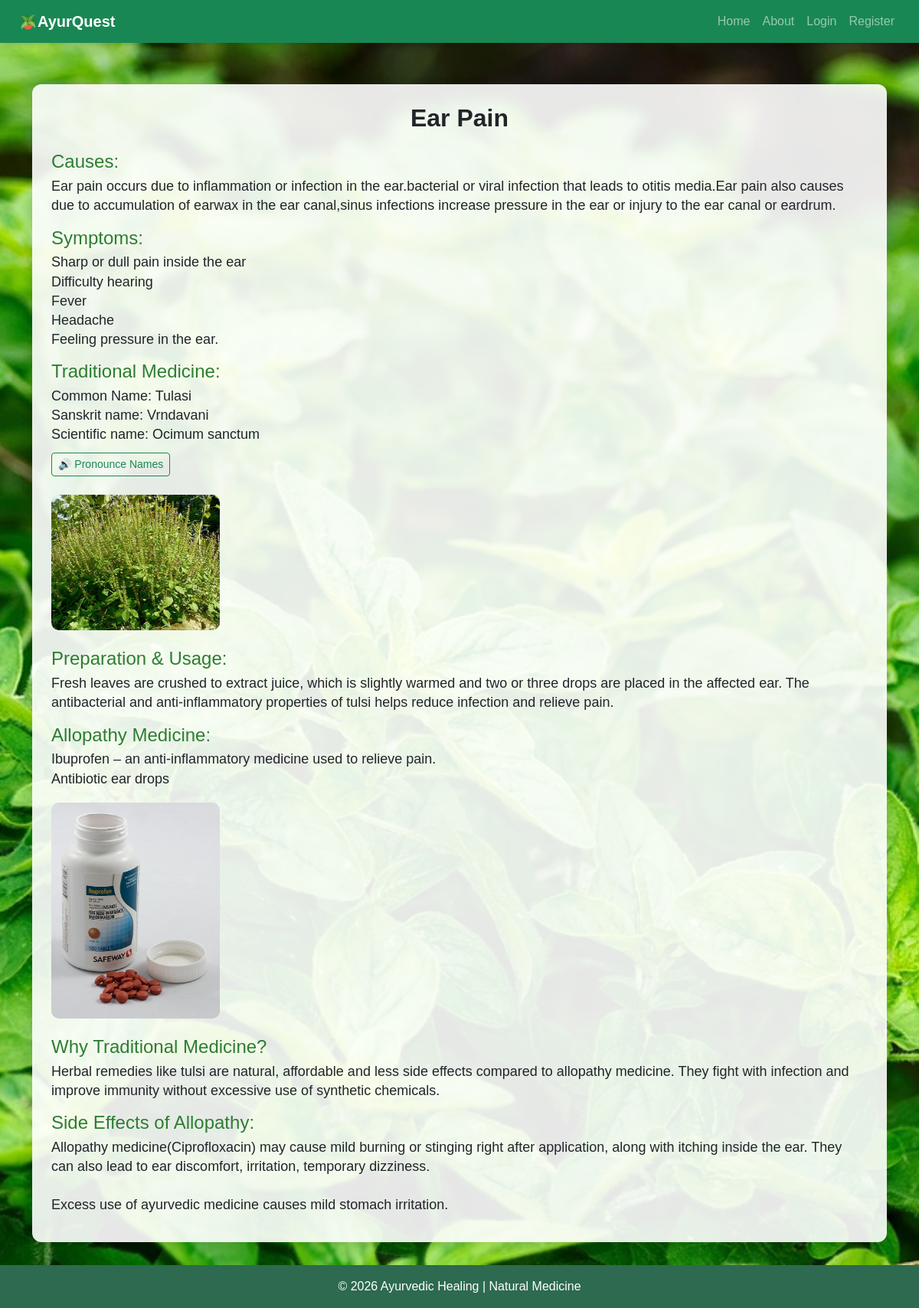
The app's page /disease_details.php?id=2 with its own data.
### tables this page shows
CREATE TABLE `diseases` (
  `id` int(11) NOT NULL,
  `disease_name` varchar(100) NOT NULL,
  `causes` text NOT NULL,
  `symptoms` text NOT NULL,
  `allopathy_medicine` text NOT NULL,
  `allopathy_image` varchar(255) NOT NULL,
  `traditional_medicine` text NOT NULL,
  `traditional_image` varchar(255) NOT NULL,
  `preparation_usage` text NOT NULL,
  `why_traditional` text NOT NULL,
  `side_effects` text NOT NULL
);

### disease_details.php (the view, shortened to what this page needs)
<?php
include 'includes/db.php';
include 'includes/header.php';
$id = $_GET['id'];
$query = "SELECT * FROM diseases WHERE id='$id'";
$result = mysqli_query($conn,$query);
$row = mysqli_fetch_assoc($result);
?>
<div class="page-bg">
<div class="container mt-4">
<div class="content-box">
<h2 class="text-center mb-4 fw-bold">
    <?php echo $row['disease_name']; ?>
</h2>
<h4 class="section-title">Causes:</h4>
<p class="section-content">
    <?php echo nl2br($row['causes']); ?>
</p>
<h4 class="section-title">Symptoms:</h4>
<p class="section-content">
<?php
$symptoms = trim($row['symptoms']);
$symptoms = preg_replace("/\n\s*\n/", "\n", $symptoms);
echo nl2br($symptoms);
?>
</p>
<h4 class="section-title">Traditional Medicine:</h4>
<p id="medicineText" class="section-content">
    <?php echo nl2br($row['traditional_medicine']); ?>
</p>
<button onclick="speakText()" class="btn btn-sm btn-outline-success mb-3">
🔊 Pronounce Names
</button>
<br>
<img src="images/<?php echo $row['traditional_image']; ?>" class="info-img zoom-img" onclick="toggleZoom(this)">
<h4 class="section-title">Preparation & Usage:</h4>
<p class="section-content">
    <?php echo nl2br($row['preparation_usage']); ?>
</p>
<h4 class="section-title">Allopathy Medicine:</h4>
<p class="section-content">
<?php
$allopathy = trim($row['allopathy_medicine']);
$allopathy = preg_replace("/\n\s*\n/", "\n", $allopathy);
echo nl2br($allopathy);
?>
</p>
<img src="images/<?php echo $row['allopathy_image']; ?>" class="info-img zoom-img" onclick="toggleZoom(this)">
<h4 class="section-title">Why Traditional Medicine?</h4>
<p class="section-content">
    <?php echo nl2br($row['why_traditional']); ?>
</p>
<h4 class="section-title">Side Effects of Allopathy:</h4>
<p class="section-content">
    <?php echo nl2br($row['side_effects']); ?>
</p>
</div>
</div>
</div>
<?php include 'includes/footer.php'; ?>

### css/style.css (style rules this page uses)
body { background:#f1f8e9; font-family: Arial, Helvetica, sans-serif; margin:0; padding:0; }
.content-box { background: rgba(255, 255, 255, 0.95); padding: 25px; border-radius: 12px; box-shadow: 0 4px 15px rgba(0,0,0,0.1); }
img { max-width:100%; border-radius:10px; }
h4 { color:#2e7d32; }

### disease_details.php (style rules this page uses)
.page-bg { background: url('images/bg1.jpg') no-repeat center center fixed; background-size: cover; min-height: 100vh; padding-top: 30px; padding-bottom: 30px; }
.content-box { background: rgba(255, 255, 255, 0.9); padding: 25px; border-radius: 12px; box-shadow: 0 4px 15px rgba(0,0,0,0.1); }
.zoom-img { cursor: zoom-in; transition: all 0.3s ease; }
.section-title { font-weight: 500; font-size: 24px; color: #2e7d32; margin-top: 15px; margin-bottom: 5px; }
.section-content { font-size: 18px; margin-bottom: 10px; line-height: 1.4; }
.info-img { width: 220px; height: auto; border-radius: 10px; margin: 8px 0; }

### records on screen
diseases: disease_name "Ear Pain", causes "Ear pain occurs due to inflammation or infection in the ear.bacterial or viral infection that leads to otitis media.Ear pain also causes due to accumulation of earwax in the ear canal,sinus infections increase pressure in the ear or injury to the ear canal or eardrum.", symptoms "Sharp or dull pain inside the ear Difficulty hearing Fever Headache Feeling pressure in the ear.", traditional_medicine "Common Name: Tulasi Sanskrit name: Vrndavani Scientific name: Ocimum sanctum", traditional_image (picture), preparation_usage "Fresh leaves are crushed to extract juice, which is slightly warmed and two or three drops are placed in the affected ear. The antibacterial and anti-inflammatory properties of tulsi helps reduce infection and relieve pain.", allopathy_medicine "Ibuprofen – an anti-inflammatory medicine used to relieve pain. Antibiotic ear drops", allopathy_image (picture), why_traditional "Herbal remedies like tulsi are natural, affordable and less side effects compared to allopathy medicine. They fight with infection and improve immunity without excessive use of synthetic chemicals.", side_effects "Allopathy medicine(Ciprofloxacin) may cause mild burning or stinging right after application, along with itching inside the ear. They can also lead to ear discomfort, irritation, temporary dizziness. Excess use of ayurvedic medicine causes mild stomach irritation."
